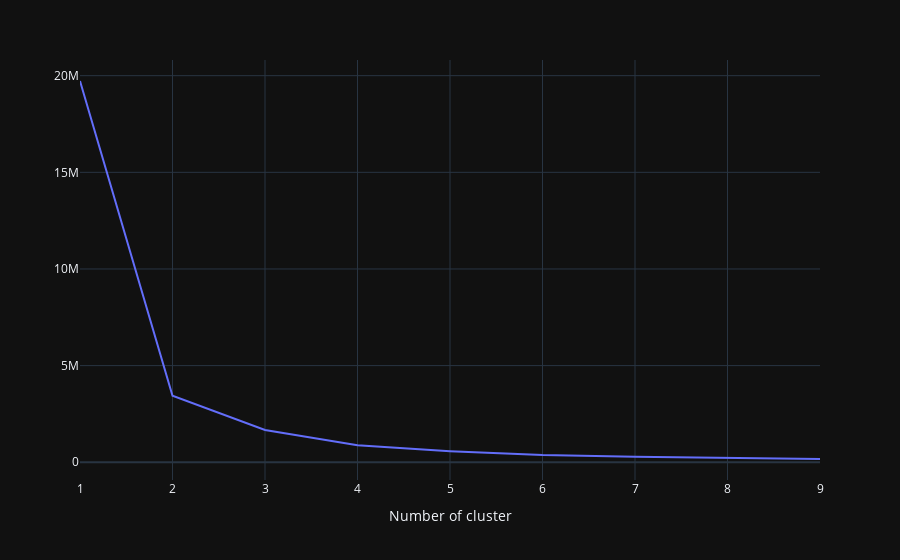

The cell this chart's notebook holds for it:
### Code cell
my_dict={}
ctm_recency = ctm_dt[['Recency']]
for idx in range(1, 10):
    kmeans = KMeans(n_clusters=idx, max_iter=1000).fit(ctm_recency)
    ctm_recency["clusters"] = kmeans.labels_
    my_dict[idx] = kmeans.inertia_ 

line_fig = px.line(x=list(my_dict.keys()), 
                   y=list(my_dict.values()), 
                   template="plotly_dark"
                  )

line_fig.update_layout(title_x=0, 
                       xaxis_title="Number of cluster", 
                       yaxis_title=""
                      )

line_fig.show(config={'displaylogo': False})

### Figure 1 — Plotly figure (JSON) as saved in the notebook; plotly's stock layout.template omitted (floating-point values rounded to 4 significant figures)
{"data": [{"hovertemplate": "x=%{x}<br>y=%{y}<extra></extra>", "legendgroup": "", "line": {"color": "#636efa", "dash": "solid"}, "marker": {"symbol": "circle"}, "mode": "lines", "name": "", "orientation": "v", "showlegend": false, "type": "scatter", "x": [1, 2, 3, 4, 5, 6, 7, 8, 9], "xaxis": "x", "y": [19720000.0, 3442000.0, 1671000.0, 875600.0, 575700.0, 372300.0, 280900.0, 219800.0, 169000.0], "yaxis": "y"}], "layout": {"legend": {"tracegroupgap": 0}, "margin": {"t": 60}, "title": {"x": 0}, "xaxis": {"anchor": "y", "domain": [0, 1], "title": {"text": "Number of cluster"}}, "yaxis": {"anchor": "x", "domain": [0, 1], "title": {"text": ""}}}}
